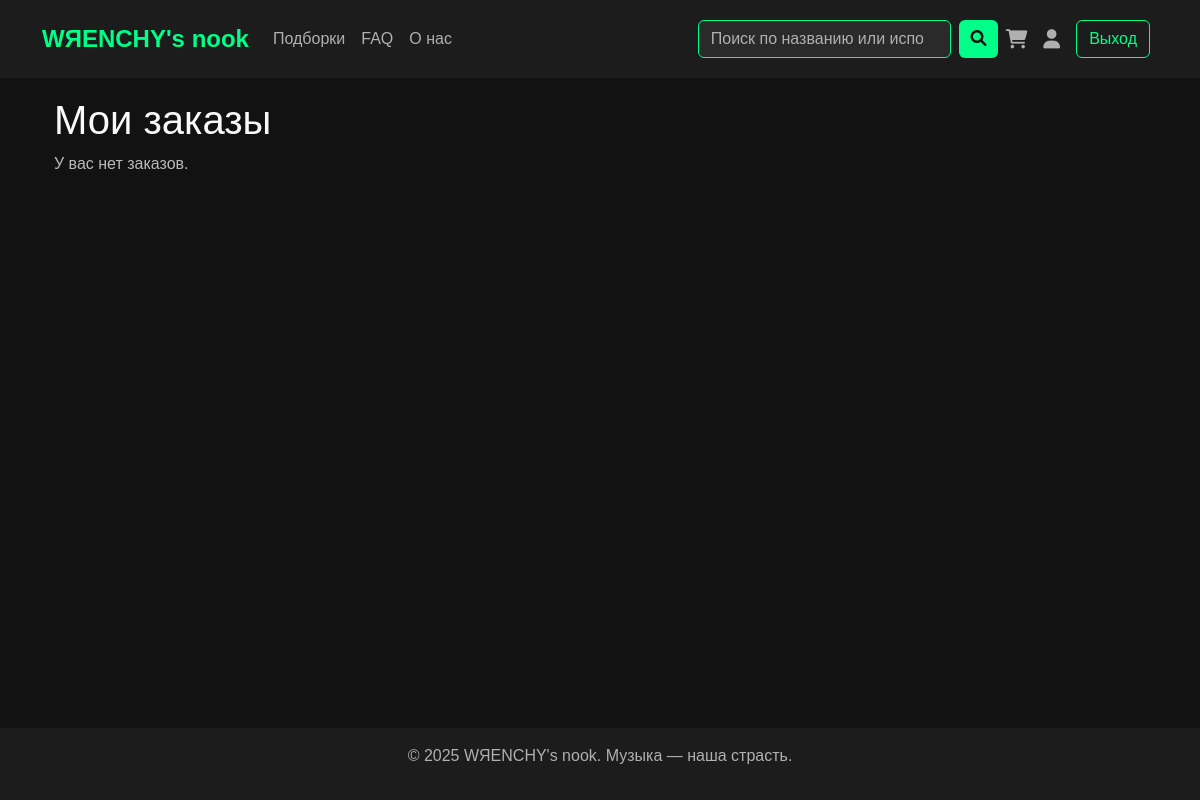
Before: /orders/ (signed in) with the older database file.
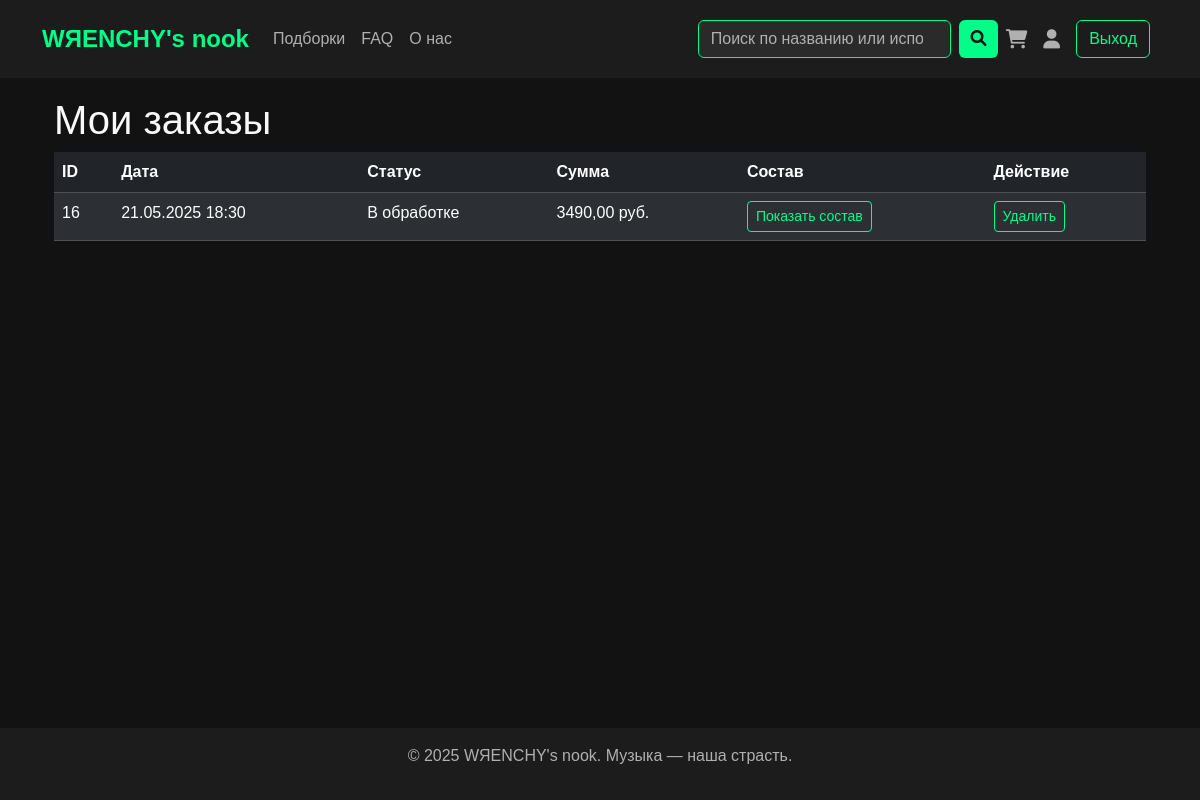
After: the same page with the newer database file.
### main/models.py (models this page shows, shortened)
class Order(models.Model):
    user = models.ForeignKey(User, on_delete=models.CASCADE, verbose_name="Пользователь")
    created_at = models.DateTimeField(auto_now_add=True, verbose_name="Дата создания")
    updated_at = models.DateTimeField(auto_now=True, verbose_name="Дата обновления")
    status = models.CharField(max_length=20, choices=[
        ('pending', 'Ожидает'),
        ('processing', 'В обработке'),
        ('shipped', 'Отправлен'),
        ('delivered', 'Доставлен'),
    ], default='pending', verbose_name="Статус")
    total_price = models.DecimalField(max_digits=10, decimal_places=2, verbose_name="Общая сумма")
    class Meta:
        verbose_name = "Заказ"
        verbose_name_plural = "Заказы"

### main/views.py (the view)
# urls.py: path('orders/', views.orders, name='orders'),
@login_required
def orders(request):
    user_orders = Order.objects.filter(user=request.user).order_by('-created_at')
    return render(request, 'main/orders.html', {
        'orders': user_orders,
        'cart_items_count': get_cart_items_count(request),
    })

### main/views.py (called while the page is built)
def get_cart_items_count(request):
    cart_items_count = 0
    user = request.user
    if user.is_authenticated:
        cart = Cart.objects.filter(user=user).first()
        if cart:
            result = CartItem.objects.filter(cart=cart).aggregate(total_quantity=models.Sum('quantity'))
            cart_items_count = result['total_quantity'] or 0
    return cart_items_count

### main/templates/main/orders.html (shortened to what this page needs)
{% extends 'base.html' %}
{% block content %}
<section class="py-5">
    <div class="container">
        <h1 class="text-light">Мои заказы</h1>
        {% if orders.exists %}
            <div class="table-responsive">
                <table class="table table-dark table-striped">
                    <thead>
                        <tr>
                            <th>ID</th>
                            <th>Дата</th>
                            <th>Статус</th>
                            <th>Сумма</th>
                            <th>Состав</th>
                            <th>Действие</th>
                        </tr>
                    </thead>
                    <tbody>
                        {% for order in orders %}
                            <tr>
                                <td>{{ order.id }}</td>
                                <td>{{ order.created_at|date:"d.m.Y H:i" }}</td>
                                <td>{{ order.get_status_display }}</td>
                                <td>{{ order.total_price }} руб.</td>
                                <td>
                                    <button class="btn btn-neon btn-sm" type="button" data-bs-toggle="collapse" data-bs-target="#orderDetails{{ order.id }}" aria-expanded="false" aria-controls="orderDetails{{ order.id }}">
                                        Показать состав
                                    </button>
                                </td>
                                <td>
                                    <a href="{% url 'delete_order' order.id %}" class="btn btn-neon btn-sm" onclick="return confirm('Вы уверены, что хотите удалить заказ #{{ order.id }}?')">Удалить</a>
                                </td>
                            </tr>
                        {% endfor %}
                    </tbody>
                </table>
            </div>
        {% else %}
            <p class="text-subtle">У вас нет заказов.</p>
        {% endif %}
    </div>
</section>
{% endblock %}

Changed rows visible on the page:
added Order: id "16", created_at "21.05.2025 18:30", status "В обработке", total_price "3490,00"
Other visible differences:
text no longer shown: "У вас нет заказов."
text now shown: "ID Дата Статус Сумма Состав Действие"
